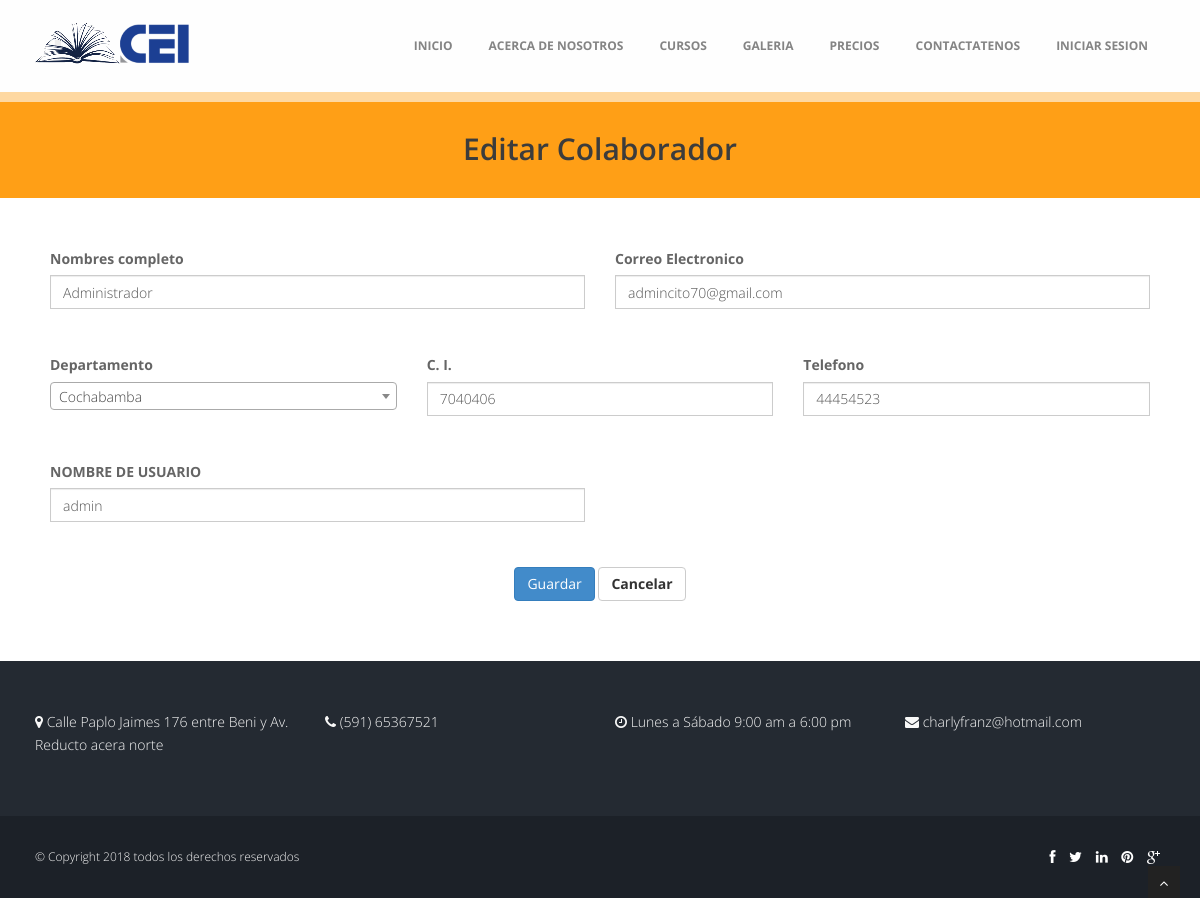
The page /admin/colaboradores/edit/1 on the database its author committed.
### tables this page shows
CREATE TABLE `usuario` (
  `ID_USUARIO` int(11) NOT NULL,
  `ID_TIPO_USUARIO` int(11) DEFAULT NULL,
  `NOMBRE_COMPLETO` varchar(30) DEFAULT NULL,
  `CORREO` varchar(30) DEFAULT NULL,
  `DEPARTAMENTO` varchar(30) DEFAULT NULL,
  `CI` int(11) DEFAULT NULL,
  `TELF` int(11) DEFAULT NULL,
  `HABILITADO` tinyint(1) DEFAULT NULL,
  `NOMBRE_USUARIO` varchar(20) DEFAULT NULL,
  `CLAVE` varchar(100) DEFAULT NULL,
  `CLAVE_TEMPORAL` varchar(100) DEFAULT NULL
);

### application/controllers/admin/colaboradores.php (called while the page is built, shortened)
<?php
class Colaboradores extends CI_Controller {
  public function __construct(){
    $this->load->model("model_colaboradores");
  }
  public function edit($id){
    $data = array(
      'usuario' => $this->model_colaboradores->get($id)
    );
    $this->load->view('header');
		$this->load->view('admin/colaboradores/c_vista_edit', $data);
		$this->load->view('footer');
  }
}

### index.php (called while the page is built, shortened)
<?php
require_once BASEPATH.'core/CodeIgniter.php';

### application/models/model_colaboradores.php (called while the page is built, shortened)
<?php
class Model_colaboradores extends CI_Model {
  public function get($id){
    $this->db->where("id_usuario", $id);
    $resultado = $this->db->get("usuario");
    return $resultado->row();
  }
}

### application/views/admin/colaboradores/c_vista_edit.php (the view, shortened to what this page needs)
<section id="inner-headline">
	<div class="container">
		<div class="row">
			<div class="col-lg-12">
				<h2 class="pageTitle"> Editar Colaborador
				</h2>
			</div>
		</div>
	</div>
	</section>
	<section id="content">
		<div class="container">
    <div class="row">
      <div class="col-md-12">
      <form action="<?php echo base_url(); ?>admin/colaboradores/update" method="post">
					<div class="col-sm-12">
						<div class="row">
							<div class="col-sm-6 form-group">
								<label>Nombres completo</label>
								<input type="text" placeholder="ejemplo:  Pepito Grillo" class="form-control" required="" name="nombre_completo" value="<?php echo $usuario->NOMBRE_COMPLETO;?>">
							</div>
							<div class="col-sm-6 form-group">
								<label>Correo Electronico</label>
								<input type="text" placeholder="ejemplo:  pepe_gri1@gmail.com" class="form-control" required="" name="correo" value="<?php echo $usuario->CORREO;?>">
							</div>
						</div>
						<div class="row">
							<div class="col-sm-4 form-group">
								<label>Departamento</label>
							</div>
							<div class="col-sm-4 form-group <?php echo !empty(form_error("ci"))?'has-error':'';?>">
								<label>C. I.</label>
								<input type="number" placeholder="Carnet de identidad.." class="form-control" required="" name="ci" value="<?php echo !empty(form_error("ci"))?set_value("ci"):$usuario->CI;?>">
							</div>
							<div class="col-sm-4 form-group">
								<label>Telefono</label>
								<input type="number" placeholder="Numero telefonico.." class="form-control" required="" name="telf"
                value="<?php echo $usuario->TELF;?>">
							</div>
            </div>
            <div class="row">
							<div class="col-sm-6 form-group">
                <label>NOMBRE DE USUARIO</label>
					    	<input type="text" placeholder="Nombre de usuario o id.." class="form-control" name="nombre_usuario" required=""
                value="<?php echo $usuario->NOMBRE_USUARIO;?>">
							</div>
						</div>
						<div class="row">
								<div class="col-md-12 text-center">
                  <button type="submit" class="btn btn-primary">Guardar</button>
                  <a href="<?php echo base_url(); ?>admin/colaboradores" id="cancel" name="cancel" class="btn btn-default"><strong>Cancelar</strong></a>
								</div>
            </div>
					</div>
				</form>
      </div>
    </div>
    </div>
</section>

### assets/css/style.css (style rules this page uses)
body { font-family:'Open Sans', Arial, sans-serif; font-size:14px; font-weight:300; line-height:1.6em; color:#656565; }
h1,h2, h3, h4, h5, h6 { font-family:'Open Sans', Arial, sans-serif; font-weight: 600; line-height:1.1em; color: #3C3C3C; margin-bottom: 20px; }
.container { padding:0 20px 0 20px; position:relative; }
.row,.row-fluid { margin-bottom:30px; }
.row .row,.row-fluid .row-fluid { margin-bottom:30px; }
.pageTitle { color: #3C3C3C;margin: 30px 0 3px;display: inline-block; }
.form-control { border-radius:0; }
#content { position:relative; background:#fff; padding:50px 0 0px 0; }
#inner-headline { background: #FF9F16; position:relative; margin:0; padding:0; color:#fefefe; border-top: 10px solid #FED8A1; text-align: center; }

### rows shown on the page
usuario: nombre_completo "Administrador", correo "admincito70@gmail.com", ci "7040406", telf "44454523", nombre_usuario "admin"
